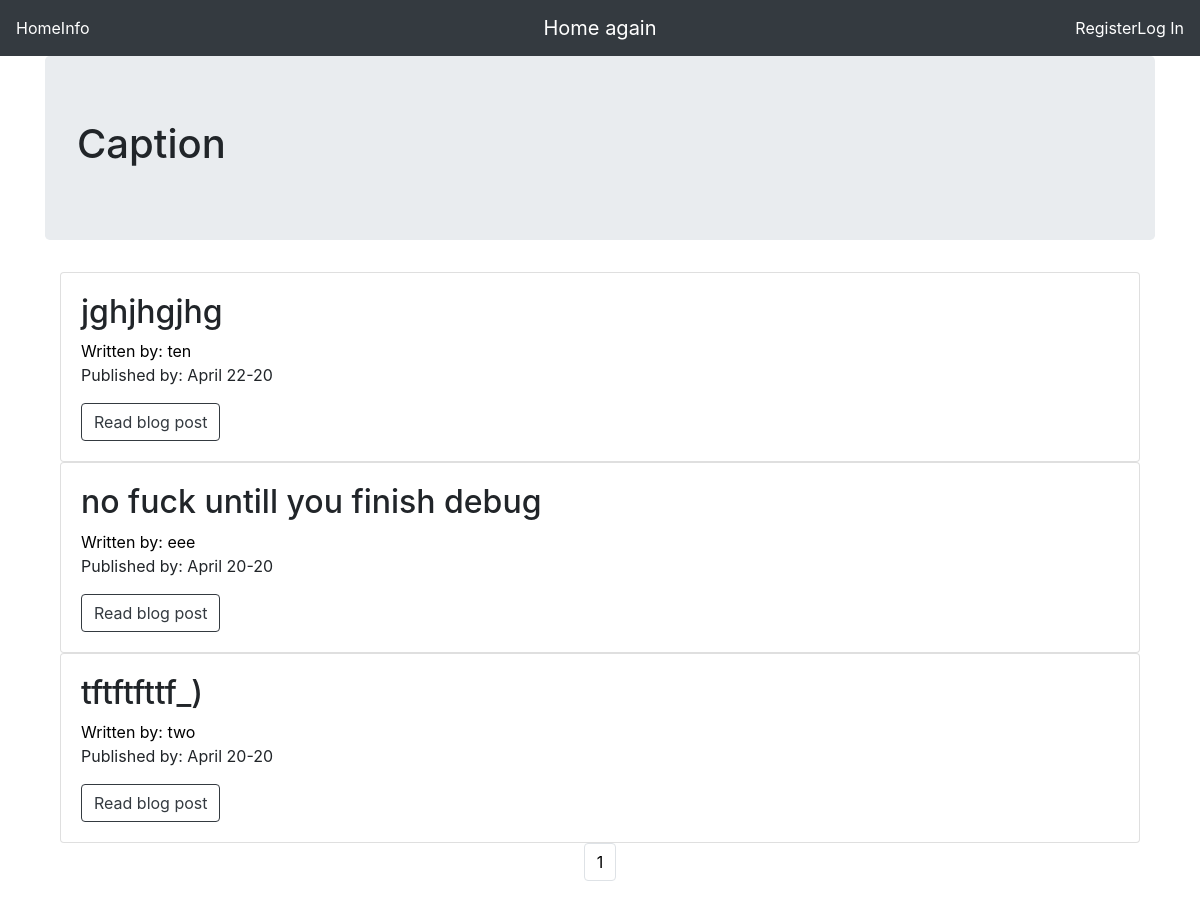
The page / on the database its author committed.
### blog/models.py (models this page shows, shortened)
class Post(db.Model):
    users = db.relationship(User)
    id = db.Column(db.Integer, primary_key=True)
    user_id = db.Column(db.Integer, db.ForeignKey('users.id'), nullable=False)
    date = db.Column(db.DateTime, nullable=False, default=datetime.utcnow)
    title = db.Column(db.String(140), nullable=False)
    text = db.Column(db.Text, nullable=False)

class User(db.Model, UserMixin):
    __tablename__ = 'users'
    id = db.Column(db.Integer, primary_key=True)
    profile_image = db.Column(db.String(64), nullable=False, default='default2.png')
    email = db.Column(db.String(64), unique=True, index=True)
    username = db.Column(db.String(64), unique=True, index=True)
    password_hash = db.Column(db.String(128))
    posts = db.relationship('Post', backref='author', lazy=True)

### blog/base/views.py (the view)
@base.route('/')
def index():
    page = request.args.get('page', 1, type=int)
    blog_posts = Post.query.order_by(Post.date.desc()).paginate(page=page, per_page=10)
    return render_template('index.html', blog_posts=blog_posts)

### blog/templates/index.html
{% extends "base.html" %}
{% block content %}
    <div class="jumbotron">
        <h1>Caption</h1>
    </div>
    <div class="container">
        {% for post in blog_posts.items %}
            <div class="card">
                <div class="card-body">
                <h2> <a style="color:#000000;" class="card-title" href="{{url_for('blog_posts.read_post', blog_post_id = post.id)}}"></a>{{post.title}}</h2>
                <a style="color:#000000;" href="{{url_for('users.user_posts', username=post.author.username)}}">Written by: {{post.author.username}}</a>
                <p>Published by: {{post.date.strftime('%B %d-%y')}}</p>
                <a  class="btn btn-outline-dark" href="{{url_for('blog_posts.read_post', blog_post_id = post.id)}}">Read blog post</a>
                </div>
            </div>
        {% endfor %}
    </div>
    <nav aria-label="Page Navigation Example">
        <ul class="pagination justify-content-center">
            {% for page_num in blog_posts.iter_pages(left_edge=1,right_edge=1, left_current=1, right_current=2)%}
                {% if blog_posts.page == page_num %}
                    <li class="page-item disabled">
                        <a style="color:#000000;" class="page-link" href="{{url_for('base.index', page=page_num)}}">{{page_num}}</a>
                    </li>
                {% else %}
                     <li class="page-item">
                        <a style="color:#000000;" class="page-link" href="{{url_for('base.index', page=page_num)}}">{{page_num}}</a>
                    </li>
                {% endif %}
            {% endfor %}
        </ul>
    </nav>
{% endblock %}

### rows shown on the page
Post: title "jghjhgjhg", author.username "ten", date "April 22-20"
Post: title "no fuck untill you finish debug", author.username "eee", date "April 20-20"
Post: title "tftftfttf_)", author.username "two", date "April 20-20"

### other values the page prints
{{ page_num }} "1"
